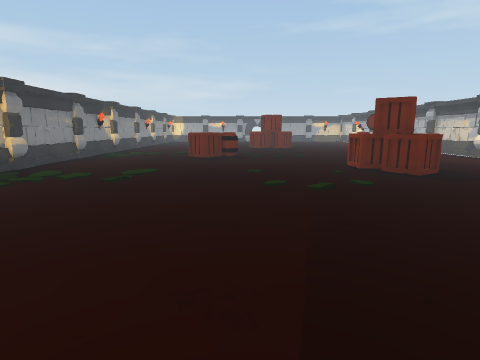
[1] (above)

16 first-person views from a walk through a 3-D level made in the Unity game engine. The camera is 1.4 m above the floor, tilts 10° down and sees 80° across. The floor is counted in squares, 1 m on a side. Each view is taken from the middle of a square. On the plan, view 1 faces up. The plan holds only what a view shows up to about 14 squares ahead; the rest is blank. The player character is not drawn.

[2]
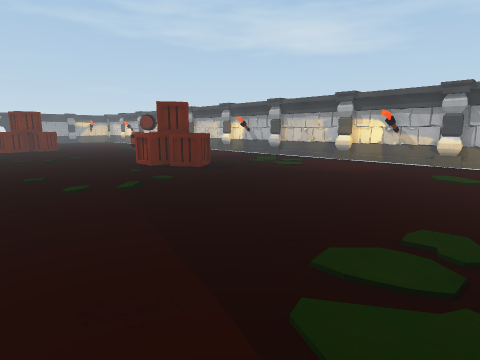

[3]
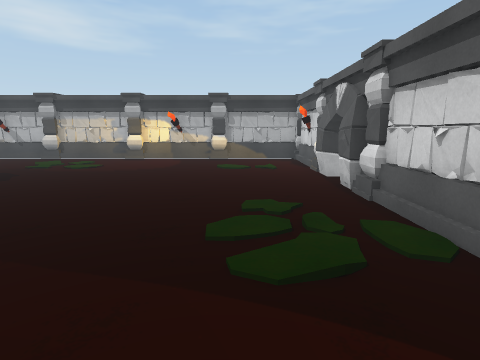

[4]
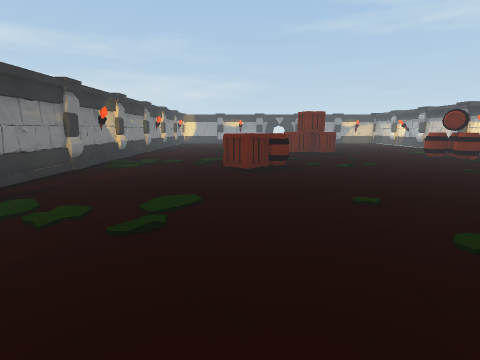

[5]
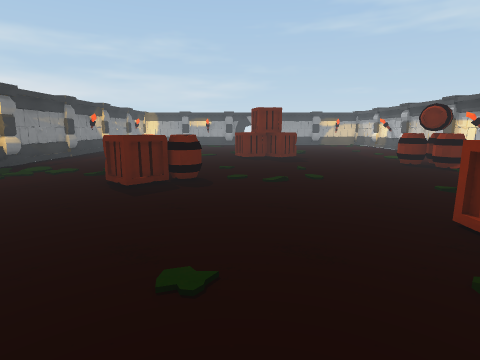

[6]
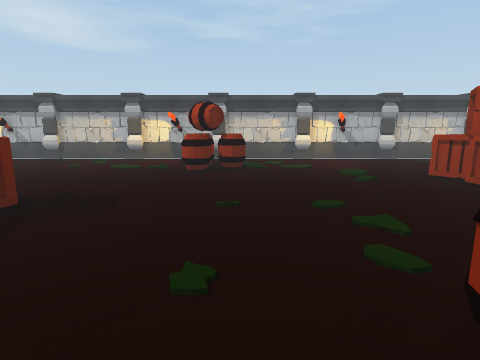

[7]
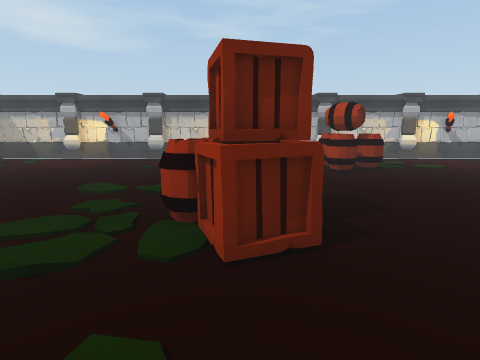

[8]
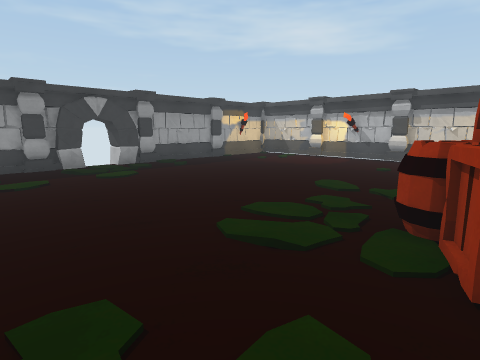

[9]
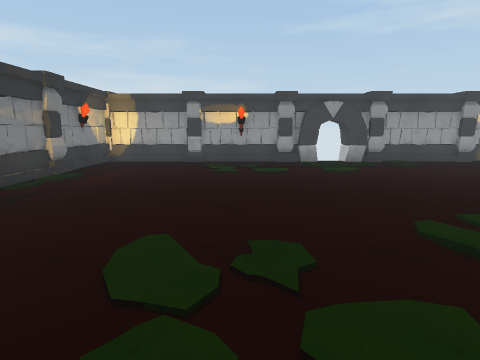

[10]
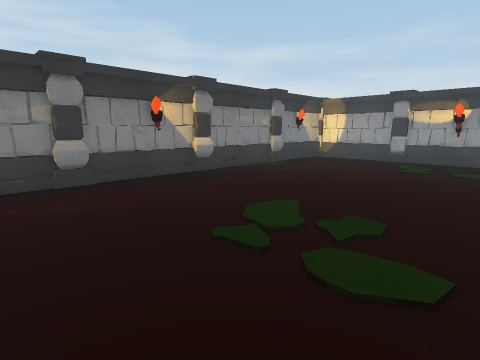

[11]
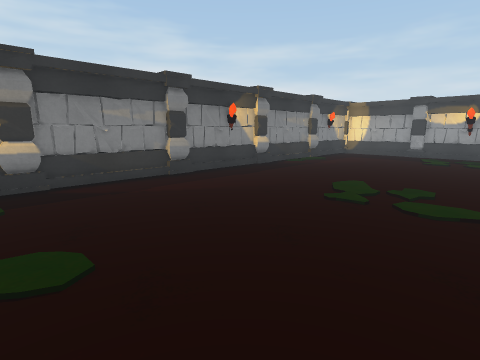

[12]
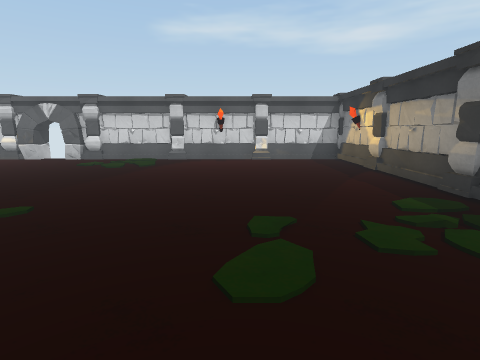

[13]
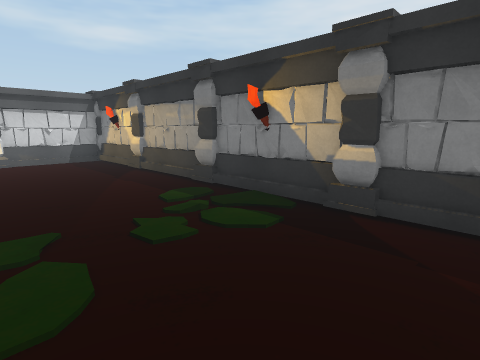

[14]
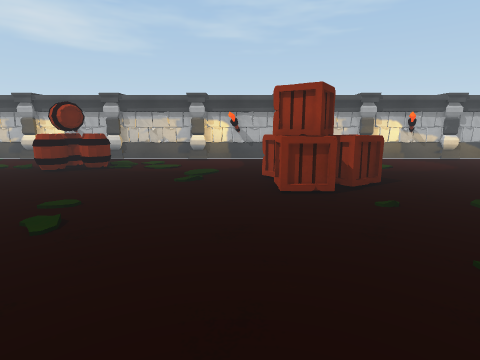

[15]
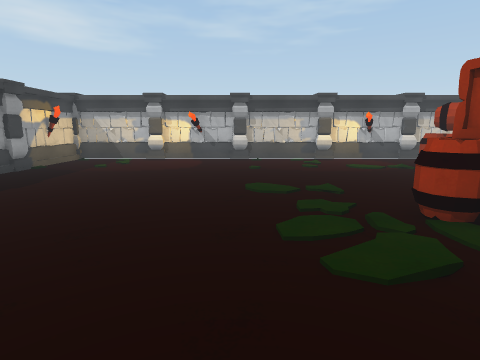

[16]
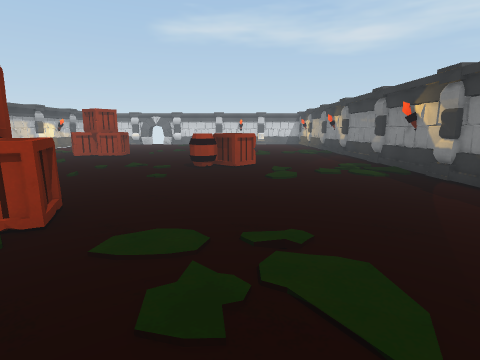

### Floor plan
Key: @ floor where view 1 was taken; # wall or solid block; x gap in a wall; . floor; C crate; B barrel.
Columns run from 8 left of view 1 to 12 right of it. Each row starts with its distance up from view 1.
 34 ##########x##########
 33 #...................#
 32 #...................#
 31 #...................#
 30 #...................#
 29 #...................#
 28 #...................#
 27 #...................#
 26 #...................#
 25 #...................#
 24 #...................#
 23 #.........BB........#
 22 #........CBCC.......#
 21 #........CCC........#
 20 #...................#
 19 #...............BB..#
 18 #..............BBB..#
 17 #...............BB..#
 16 #......B............#
 15 #....CCBB...........#
 14 #.....C.............#
 13 #...................#
 12 #...................#
 11 #...........CCCC....#
 10 #...........CCCC....#
  9 #............CC.....#
  8 #............C......#
  7 #...................#
  6 #...................#
  5 #...................#
  4 #...................#
  3 #...................#
  2 #...................#
  1 #...................#
  0 #.......@...........#
 -1 #...................#
 -2 ############## ######

Positions as (right, up) in squares from view 1, and headings:
1: (0, 0), facing up
2: (-1, 0), facing up-right
3: (-2, 1), facing right
4: (-2, 4), facing up
5: (1, 7), facing up
6: (-2, 17), facing right
7: (-2, 22), facing right
8: (-2, 22), facing up-right
9: (-2, 21), facing up
10: (0, 20), facing up-left
11: (0, 17), facing up-left
12: (-3, 12), facing down
13: (-3, 12), facing down-left
14: (-2, 12), facing right
15: (-2, 26), facing right
16: (-2, 26), facing down
